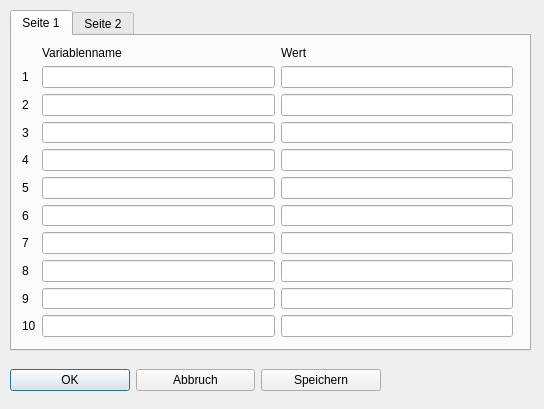
<?xml version="1.0" encoding="UTF-8"?>
<ui version="4.0">
 <class>Dialog_var10</class>
 <widget class="QDialog" name="Dialog_var10">
  <property name="geometry">
   <rect>
    <x>0</x>
    <y>0</y>
    <width>544</width>
    <height>409</height>
   </rect>
  </property>
  <property name="windowTitle">
   <string>Variablen definieren</string>
  </property>
  <property name="modal">
   <bool>true</bool>
  </property>
  <widget class="QWidget" name="layoutWidget_3">
   <property name="geometry">
    <rect>
     <x>10</x>
     <y>360</y>
     <width>371</width>
     <height>41</height>
    </rect>
   </property>
   <layout class="QHBoxLayout" name="horizontalLayout">
    <item>
     <widget class="QPushButton" name="pushButton_ok">
      <property name="text">
       <string>OK</string>
      </property>
     </widget>
    </item>
    <item>
     <widget class="QPushButton" name="pushButton_esc">
      <property name="text">
       <string>Abbruch</string>
      </property>
     </widget>
    </item>
    <item>
     <widget class="QPushButton" name="pushButton_save">
      <property name="text">
       <string>Speichern</string>
      </property>
     </widget>
    </item>
   </layout>
  </widget>
  <widget class="QTabWidget" name="tabWidget">
   <property name="geometry">
    <rect>
     <x>10</x>
     <y>10</y>
     <width>521</width>
     <height>341</height>
    </rect>
   </property>
   <property name="currentIndex">
    <number>0</number>
   </property>
   <widget class="QWidget" name="tab">
    <attribute name="title">
     <string>Seite 1</string>
    </attribute>
    <widget class="QWidget" name="layoutWidget">
     <property name="geometry">
      <rect>
       <x>10</x>
       <y>10</y>
       <width>491</width>
       <height>291</height>
      </rect>
     </property>
     <layout class="QGridLayout" name="gridLayout">
      <item row="5" column="1">
       <widget class="QLineEdit" name="lineEdit_name5"/>
      </item>
      <item row="2" column="1">
       <widget class="QLineEdit" name="lineEdit_name2"/>
      </item>
      <item row="3" column="2">
       <widget class="QLineEdit" name="lineEdit_wert3"/>
      </item>
      <item row="3" column="1">
       <widget class="QLineEdit" name="lineEdit_name3"/>
      </item>
      <item row="8" column="1">
       <widget class="QLineEdit" name="lineEdit_name8"/>
      </item>
      <item row="4" column="1">
       <widget class="QLineEdit" name="lineEdit_name4"/>
      </item>
      <item row="7" column="1">
       <widget class="QLineEdit" name="lineEdit_name7"/>
      </item>
      <item row="1" column="1">
       <widget class="QLineEdit" name="lineEdit_name1"/>
      </item>
      <item row="9" column="1">
       <widget class="QLineEdit" name="lineEdit_name9"/>
      </item>
      <item row="1" column="0">
       <widget class="QLabel" name="label">
        <property name="text">
         <string>1</string>
        </property>
       </widget>
      </item>
      <item row="1" column="2">
       <widget class="QLineEdit" name="lineEdit_wert1"/>
      </item>
      <item row="2" column="2">
       <widget class="QLineEdit" name="lineEdit_wert2"/>
      </item>
      <item row="10" column="1">
       <widget class="QLineEdit" name="lineEdit_name10"/>
      </item>
      <item row="0" column="2">
       <widget class="QLabel" name="label_3">
        <property name="text">
         <string>Wert</string>
        </property>
       </widget>
      </item>
      <item row="0" column="1">
       <widget class="QLabel" name="label_2">
        <property name="text">
         <string>Variablenname</string>
        </property>
       </widget>
      </item>
      <item row="6" column="1">
       <widget class="QLineEdit" name="lineEdit_name6"/>
      </item>
      <item row="4" column="2">
       <widget class="QLineEdit" name="lineEdit_wert4"/>
      </item>
      <item row="5" column="2">
       <widget class="QLineEdit" name="lineEdit_wert5"/>
      </item>
      <item row="6" column="2">
       <widget class="QLineEdit" name="lineEdit_wert6"/>
      </item>
      <item row="7" column="2">
       <widget class="QLineEdit" name="lineEdit_wert7"/>
      </item>
      <item row="8" column="2">
       <widget class="QLineEdit" name="lineEdit_wert8"/>
      </item>
      <item row="9" column="2">
       <widget class="QLineEdit" name="lineEdit_wert9"/>
      </item>
      <item row="10" column="2">
       <widget class="QLineEdit" name="lineEdit_wert10"/>
      </item>
      <item row="2" column="0">
       <widget class="QLabel" name="label_4">
        <property name="text">
         <string>2</string>
        </property>
       </widget>
      </item>
      <item row="3" column="0">
       <widget class="QLabel" name="label_5">
        <property name="text">
         <string>3</string>
        </property>
       </widget>
      </item>
      <item row="4" column="0">
       <widget class="QLabel" name="label_6">
        <property name="text">
         <string>4</string>
        </property>
       </widget>
      </item>
      <item row="5" column="0">
       <widget class="QLabel" name="label_7">
        <property name="text">
         <string>5</string>
        </property>
       </widget>
      </item>
      <item row="6" column="0">
       <widget class="QLabel" name="label_8">
        <property name="text">
         <string>6</string>
        </property>
       </widget>
      </item>
      <item row="7" column="0">
       <widget class="QLabel" name="label_9">
        <property name="text">
         <string>7</string>
        </property>
       </widget>
      </item>
      <item row="8" column="0">
       <widget class="QLabel" name="label_10">
        <property name="text">
         <string>8</string>
        </property>
       </widget>
      </item>
      <item row="9" column="0">
       <widget class="QLabel" name="label_11">
        <property name="text">
         <string>9</string>
        </property>
       </widget>
      </item>
      <item row="10" column="0">
       <widget class="QLabel" name="label_12">
        <property name="text">
         <string>10</string>
        </property>
       </widget>
      </item>
     </layout>
    </widget>
   </widget>
   <widget class="QWidget" name="tab_2">
    <attribute name="title">
     <string>Seite 2</string>
    </attribute>
    <widget class="QWidget" name="layoutWidget_2">
     <property name="geometry">
      <rect>
       <x>60</x>
       <y>100</y>
       <width>391</width>
       <height>81</height>
      </rect>
     </property>
     <layout class="QGridLayout" name="gridLayout_3">
      <item row="0" column="0">
       <widget class="QLabel" name="label_30">
        <property name="text">
         <string>Bezeichnung</string>
        </property>
       </widget>
      </item>
      <item row="1" column="0">
       <widget class="QLabel" name="label_33">
        <property name="text">
         <string>Ausführbedingung</string>
        </property>
       </widget>
      </item>
      <item row="0" column="2">
       <widget class="QLineEdit" name="lineEdit_bez"/>
      </item>
      <item row="1" column="1">
       <widget class="QLabel" name="label_32">
        <property name="text">
         <string>[AFB]</string>
        </property>
       </widget>
      </item>
      <item row="0" column="1">
       <widget class="QLabel" name="label_31">
        <property name="text">
         <string>[BEZ]</string>
        </property>
       </widget>
      </item>
      <item row="1" column="2">
       <widget class="QLineEdit" name="lineEdit_afb"/>
      </item>
     </layout>
    </widget>
   </widget>
  </widget>
 </widget>
 <tabstops>
  <tabstop>tabWidget</tabstop>
  <tabstop>lineEdit_name1</tabstop>
  <tabstop>lineEdit_name2</tabstop>
  <tabstop>lineEdit_name3</tabstop>
  <tabstop>lineEdit_name4</tabstop>
  <tabstop>lineEdit_name5</tabstop>
  <tabstop>lineEdit_name6</tabstop>
  <tabstop>lineEdit_name7</tabstop>
  <tabstop>lineEdit_name8</tabstop>
  <tabstop>lineEdit_name9</tabstop>
  <tabstop>lineEdit_name10</tabstop>
  <tabstop>lineEdit_wert1</tabstop>
  <tabstop>lineEdit_wert2</tabstop>
  <tabstop>lineEdit_wert3</tabstop>
  <tabstop>lineEdit_wert4</tabstop>
  <tabstop>lineEdit_wert5</tabstop>
  <tabstop>lineEdit_wert6</tabstop>
  <tabstop>lineEdit_wert7</tabstop>
  <tabstop>lineEdit_wert8</tabstop>
  <tabstop>lineEdit_wert9</tabstop>
  <tabstop>lineEdit_wert10</tabstop>
  <tabstop>pushButton_ok</tabstop>
  <tabstop>pushButton_esc</tabstop>
  <tabstop>pushButton_save</tabstop>
  <tabstop>lineEdit_bez</tabstop>
  <tabstop>lineEdit_afb</tabstop>
 </tabstops>
 <resources/>
 <connections/>
</ui>
